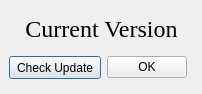
<?xml version="1.0" encoding="UTF-8"?>
<ui version="4.0">
 <class>AboutDialog</class>
 <widget class="QDialog" name="AboutDialog">
  <property name="enabled">
   <bool>true</bool>
  </property>
  <property name="geometry">
   <rect>
    <x>0</x>
    <y>0</y>
    <width>150</width>
    <height>75</height>
   </rect>
  </property>
  <property name="windowTitle">
   <string>About</string>
  </property>
  <property name="sizeGripEnabled">
   <bool>false</bool>
  </property>
  <layout class="QVBoxLayout" name="verticalLayout">
   <property name="sizeConstraint">
    <enum>QLayout::SetMinimumSize</enum>
   </property>
   <item>
    <spacer name="verticalSpacer_2">
     <property name="orientation">
      <enum>Qt::Vertical</enum>
     </property>
     <property name="sizeType">
      <enum>QSizePolicy::MinimumExpanding</enum>
     </property>
     <property name="sizeHint" stdset="0">
      <size>
       <width>20</width>
       <height>6</height>
      </size>
     </property>
    </spacer>
   </item>
   <item>
    <layout class="QHBoxLayout" name="horizontalLayout_2">
     <item>
      <spacer name="horizontalSpacer_2">
       <property name="orientation">
        <enum>Qt::Horizontal</enum>
       </property>
       <property name="sizeType">
        <enum>QSizePolicy::MinimumExpanding</enum>
       </property>
       <property name="sizeHint" stdset="0">
        <size>
         <width>6</width>
         <height>20</height>
        </size>
       </property>
      </spacer>
     </item>
     <item>
      <widget class="QLabel" name="mVersionText">
       <property name="font">
        <font>
         <family>Times New Roman</family>
         <pointsize>18</pointsize>
        </font>
       </property>
       <property name="text">
        <string>Current Version</string>
       </property>
       <property name="alignment">
        <set>Qt::AlignCenter</set>
       </property>
      </widget>
     </item>
     <item>
      <spacer name="horizontalSpacer_3">
       <property name="orientation">
        <enum>Qt::Horizontal</enum>
       </property>
       <property name="sizeType">
        <enum>QSizePolicy::MinimumExpanding</enum>
       </property>
       <property name="sizeHint" stdset="0">
        <size>
         <width>6</width>
         <height>20</height>
        </size>
       </property>
      </spacer>
     </item>
    </layout>
   </item>
   <item>
    <spacer name="verticalSpacer_3">
     <property name="orientation">
      <enum>Qt::Vertical</enum>
     </property>
     <property name="sizeType">
      <enum>QSizePolicy::MinimumExpanding</enum>
     </property>
     <property name="sizeHint" stdset="0">
      <size>
       <width>20</width>
       <height>7</height>
      </size>
     </property>
    </spacer>
   </item>
   <item>
    <layout class="QHBoxLayout" name="horizontalLayout">
     <item>
      <spacer name="horizontalSpacer">
       <property name="orientation">
        <enum>Qt::Horizontal</enum>
       </property>
       <property name="sizeType">
        <enum>QSizePolicy::Expanding</enum>
       </property>
       <property name="sizeHint" stdset="0">
        <size>
         <width>200</width>
         <height>20</height>
        </size>
       </property>
      </spacer>
     </item>
     <item alignment="Qt::AlignHCenter">
      <widget class="QPushButton" name="mCheckUpdateBtn">
       <property name="sizePolicy">
        <sizepolicy hsizetype="Minimum" vsizetype="Fixed">
         <horstretch>0</horstretch>
         <verstretch>0</verstretch>
        </sizepolicy>
       </property>
       <property name="minimumSize">
        <size>
         <width>92</width>
         <height>23</height>
        </size>
       </property>
       <property name="text">
        <string>Check Update</string>
       </property>
      </widget>
     </item>
     <item>
      <widget class="QPushButton" name="mOKBtn">
       <property name="text">
        <string>OK</string>
       </property>
      </widget>
     </item>
     <item>
      <spacer name="horizontalSpacer_4">
       <property name="orientation">
        <enum>Qt::Horizontal</enum>
       </property>
       <property name="sizeType">
        <enum>QSizePolicy::MinimumExpanding</enum>
       </property>
       <property name="sizeHint" stdset="0">
        <size>
         <width>6</width>
         <height>20</height>
        </size>
       </property>
      </spacer>
     </item>
    </layout>
   </item>
   <item>
    <spacer name="verticalSpacer">
     <property name="orientation">
      <enum>Qt::Vertical</enum>
     </property>
     <property name="sizeType">
      <enum>QSizePolicy::MinimumExpanding</enum>
     </property>
     <property name="sizeHint" stdset="0">
      <size>
       <width>20</width>
       <height>6</height>
      </size>
     </property>
    </spacer>
   </item>
  </layout>
 </widget>
 <layoutdefault spacing="6" margin="9"/>
 <resources/>
 <connections/>
 <designerdata>
  <property name="gridDeltaX">
   <number>10</number>
  </property>
  <property name="gridDeltaY">
   <number>10</number>
  </property>
  <property name="gridSnapX">
   <bool>true</bool>
  </property>
  <property name="gridSnapY">
   <bool>true</bool>
  </property>
  <property name="gridVisible">
   <bool>false</bool>
  </property>
 </designerdata>
</ui>
